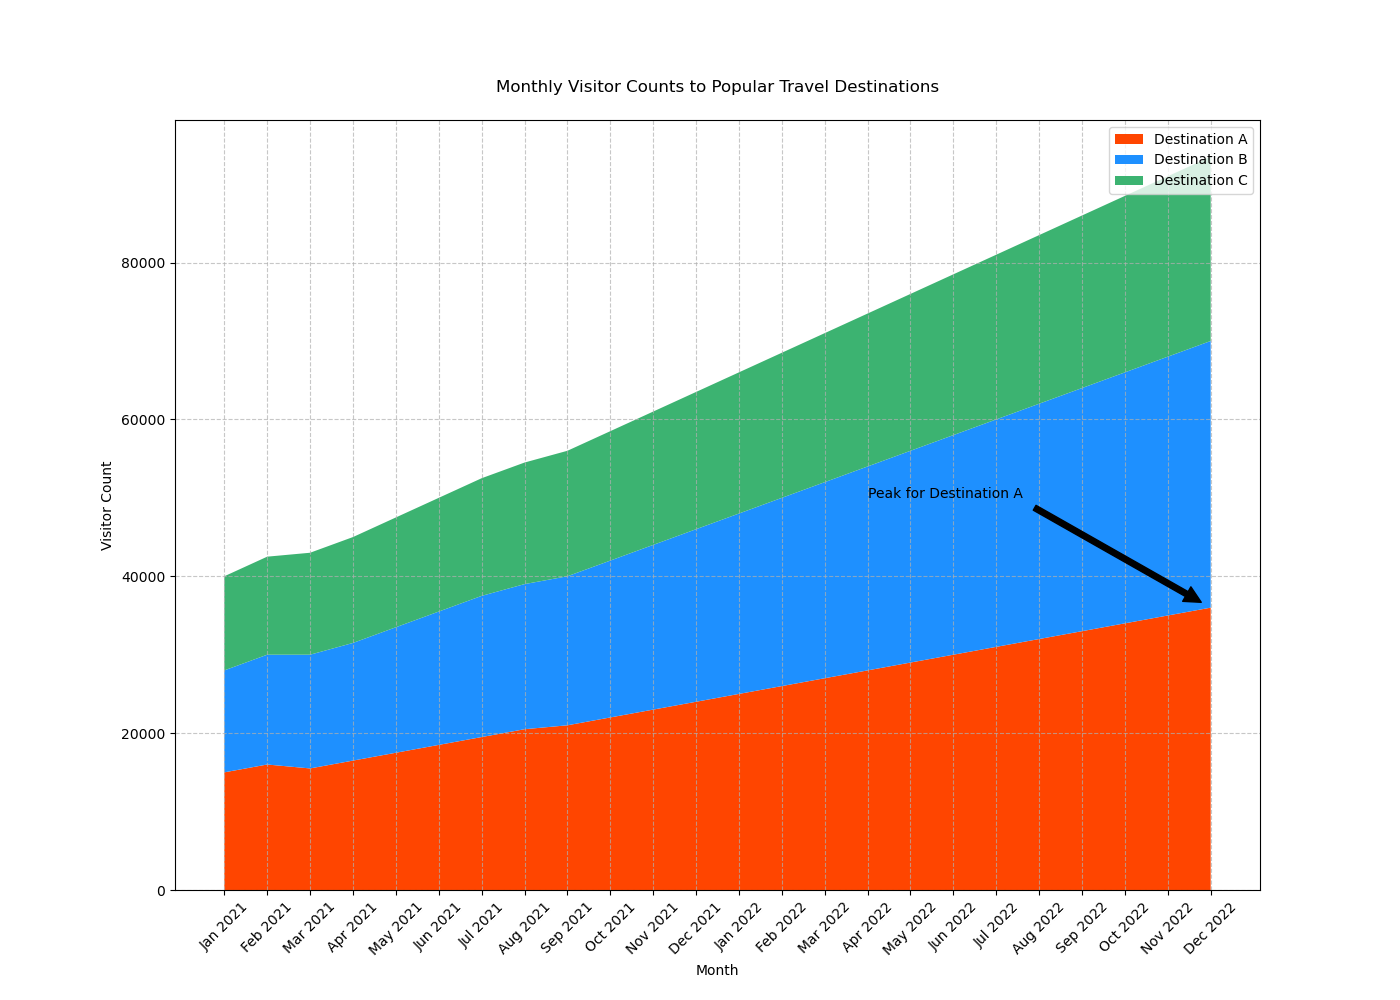

Write the Python code that produced this figure.

import matplotlib.pyplot as plt

months = ['Jan 2021', 'Feb 2021', 'Mar 2021', 'Apr 2021', 'May 2021', 'Jun 2021', 'Jul 2021', 'Aug 2021', 'Sep 2021', 
          'Oct 2021', 'Nov 2021', 'Dec 2021', 'Jan 2022', 'Feb 2022', 'Mar 2022', 'Apr 2022', 'May 2022', 'Jun 2022', 
          'Jul 2022', 'Aug 2022', 'Sep 2022', 'Oct 2022', 'Nov 2022', 'Dec 2022']
destination_a = [15000, 16000, 15500, 16500, 17500, 18500, 19500, 20500, 21000, 22000, 23000, 24000, 25000, 26000, 27000, 
                 28000, 29000, 30000, 31000, 32000, 33000, 34000, 35000, 36000]
destination_b = [13000, 14000, 14500, 15000, 16000, 17000, 18000, 18500, 19000, 20000, 21000, 22000, 23000, 24000, 25000, 
                 26000, 27000, 28000, 29000, 30000, 31000, 32000, 33000, 34000]
destination_c = [12000, 12500, 13000, 13500, 14000, 14500, 15000, 15500, 16000, 16500, 17000, 17500, 18000, 18500, 19000, 
                 19500, 20000, 20500, 21000, 21500, 22000, 22500, 23000, 23500]

plt.figure(figsize=(14, 10))
plt.stackplot(months, destination_a, destination_b, destination_c, 
              labels=['Destination A', 'Destination B', 'Destination C'],
              colors=['#FF4500', '#1E90FF', '#3CB371'])

plt.title('Monthly Visitor Counts to Popular Travel Destinations', pad=20)
plt.xlabel('Month')
plt.ylabel('Visitor Count')

plt.annotate('Peak for Destination A', xy=(23, 36000), xytext=(15, 50000),
             arrowprops=dict(facecolor='black', shrink=0.05))

plt.legend(loc='upper right')
plt.xticks(rotation=45)
plt.grid(True, linestyle='--', alpha=0.7)

plt.show()
